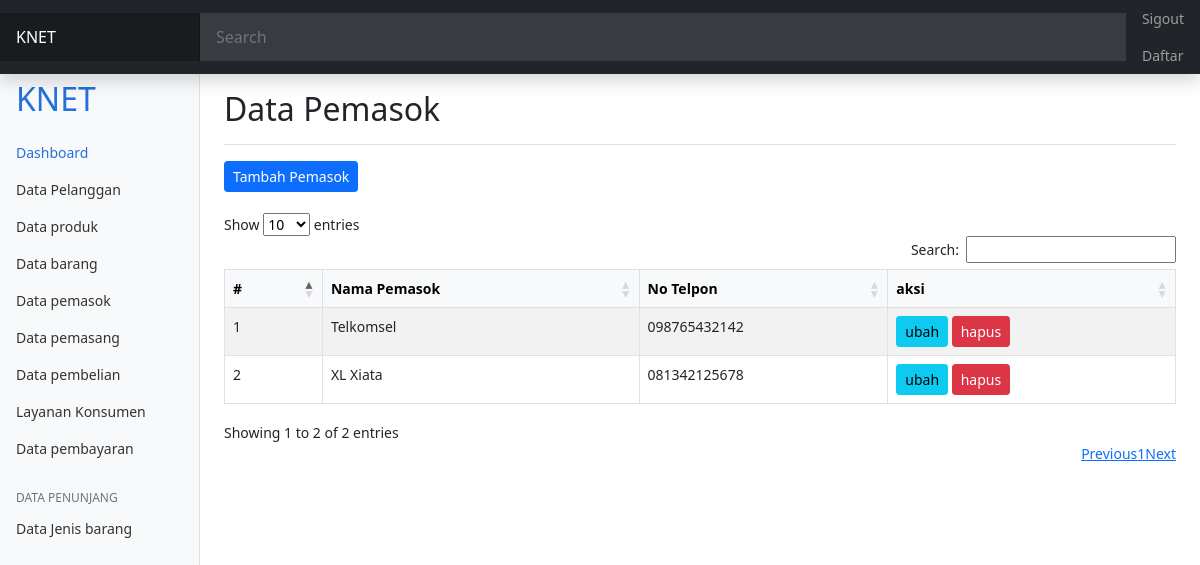
/produk/data_pemasok.php (signed in), run on the app's committed database.
### tables this page shows
CREATE TABLE IF NOT EXISTS `pemasok` (
  `id_pemasok` int(11) NOT NULL AUTO_INCREMENT,
  `nama_pemasok` varchar(50) NOT NULL,
  `tlp_pemasok` varchar(15) NOT NULL,
  PRIMARY KEY (`id_pemasok`)
);

### produk/data_pemasok.php (the view, shortened to what this page needs)
 <?php
include "../layout/header.php";
include "../config/koneksi.php";
$sql = mysqli_query($koneksi, "SELECT * FROM pemasok");
?>
<main class="col-md-9 ms-sm-auto col-lg-10 px-md-4">
	<div class="d-flex justify-content-between flex-wrap flex-md-nowrap align-items-center pt-3 pb-2 mb-3 border-bottom">
	<h1 class="h2">Data Pemasok</h1>
	</div>
	<a href="tambah_pemasok.php" class="btn btn-sm btn-primary">Tambah Pemasok</button></a>
	<br><br>
	<div class="table-responsive">
		<table class="table table-striped table-bordered display nowrap" id="example" style="width:100%">
		<thead class="table-light">
		<tr>
			<th scope="col">#</th>
			<th scope="col">Nama Pemasok</th>
			<th scope="col">No Telpon</th>
			<th scope="col">aksi</th>
		</tr>
		</thead>
		<tbody>
		<?php
			$no = 1;
			while ($rs = mysqli_fetch_assoc($sql)) : ?>
			<tr>
				<td><?= $no; ?></td>
				<td><?= $rs['nama_pemasok']; ?></td>
				<td><?= $rs['tlp_pemasok']; ?></td>
				<td>
					<a href="ubah_pemasok.php?id=<?= $rs['id_pemasok']; ?>" class="btn btn-info btn-sm">ubah</a>
					<a href="hapus_pemasok.php?id=<?= $rs['id_pemasok']; ?>" class="btn btn-danger btn-sm">hapus</a>
				</td>
			</tr>
			<?php
				$no++;
				endwhile;
				?>
			</tbody>
				</table>
					</div>
		</main>
		<?php
		include "../layout/footer.php";
		?>

### assets/css/dashboard.css (style rules this page uses)
body { font-size: .875rem; }

### data on the page
pemasok: nama_pemasok "Telkomsel", tlp_pemasok "098765432142"
pemasok: nama_pemasok "XL Xiata", tlp_pemasok "081342125678"
